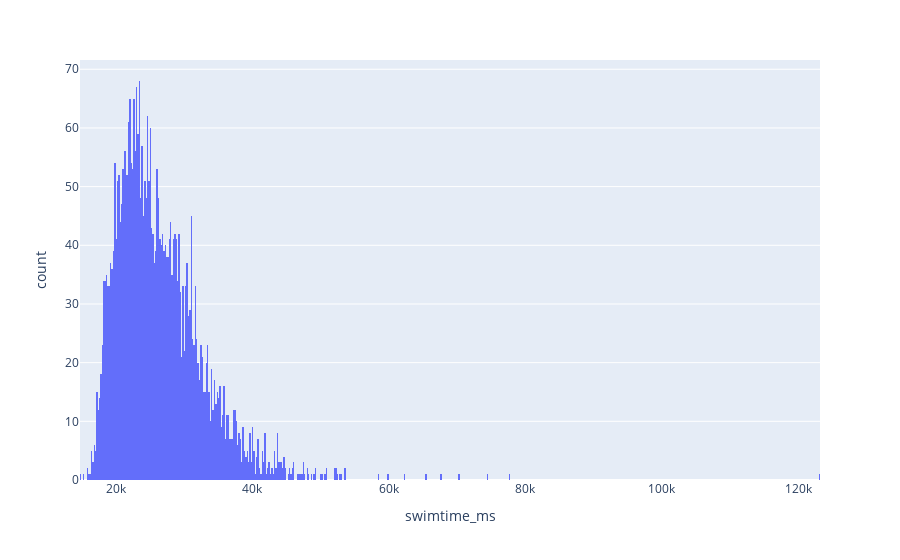

Notebook code cell kept with this figure:
### Code cell
import plotly.express as px
fig = px.histogram(mydata, x="swimtime_ms", nbins=1000)
fig.show()

### Figure 1 — Plotly figure (JSON) as saved in the notebook; plotly's stock layout.template omitted (floating-point values rounded to 4 significant figures; data arrays with more than 128 entries replaced by an {"elided": "..."} marker saying what was removed)
{"data": [{"alignmentgroup": "True", "bingroup": "x", "hoverlabel": {"namelength": 0}, "hovertemplate": "swimtime_ms=%{x}<br>count=%{y}", "legendgroup": "", "marker": {"color": "#636efa"}, "name": "", "nbinsx": 1000, "offsetgroup": "", "orientation": "v", "showlegend": false, "type": "histogram", "x": {"elided": "3710 int values"}, "xaxis": "x", "yaxis": "y"}], "layout": {"barmode": "relative", "legend": {"tracegroupgap": 0}, "margin": {"t": 60}, "xaxis": {"anchor": "y", "domain": [0, 1], "title": {"text": "swimtime_ms"}}, "yaxis": {"anchor": "x", "domain": [0, 1], "title": {"text": "count"}}}}
